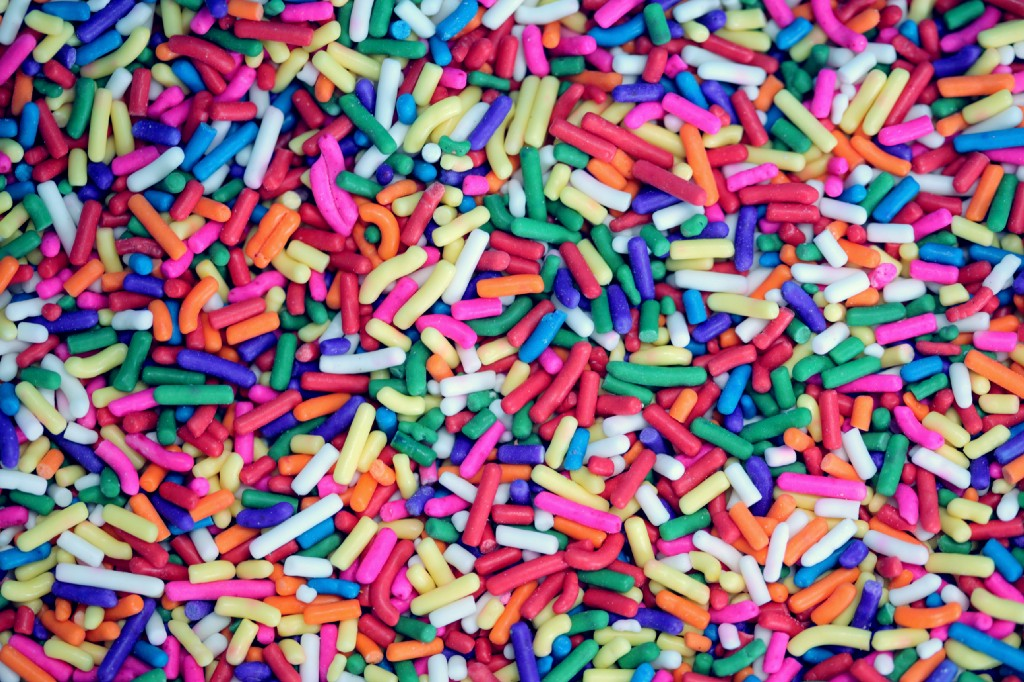
#> input picture candies.jpg, 1024 x 682 px
$ python colorRange.py
#> lines starting #> are read from the running program, lines starting #| are printed output that depends on the picture; after the words box and inside, x2 and y2 are one past the last pixel; in counts of white or black regions, pixels touching at a corner belong together
import cv2 as cv

global src, src_hsv


def on_hue_changed(_=None):
    lower_hue = cv.getTrackbarPos('Lower', 'Color Range')
    upper_hue = cv.getTrackbarPos('Upper', 'Color Range')
    lowerb = (lower_hue, 100, 0)  # hsv
    upperb = (upper_hue, 255, 255)
    mask = cv.inRange(src_hsv, lowerb, upperb)

    mask = cv.cvtColor(mask, cv.COLOR_GRAY2BGR)

    dst = cv.bitwise_and(src, mask)

    cv.imshow('Color Range', dst)


def main():
    global src, src_hsv

    src = cv.imread('candies.jpg', cv.IMREAD_COLOR)
#> src is the input picture: shape (682, 1024, 3); mean B, G, R 127.9, 108.3, 143.9
    src = cv.resize(src, (0, 0), fx=0.6, fy=0.6, interpolation=cv.INTER_NEAREST)
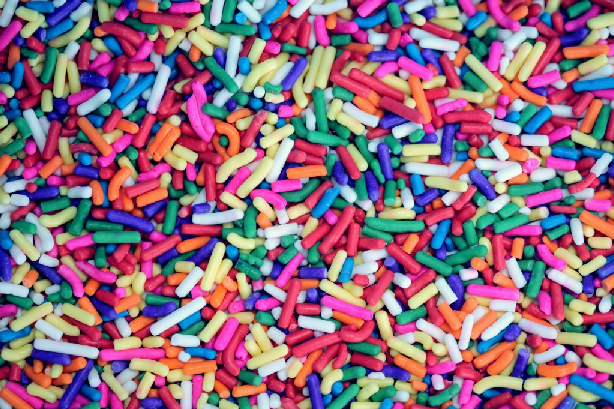
#> src: shape (409, 614, 3); mean B, G, R 127.9, 108.3, 143.9
    src_hsv = cv.cvtColor(src, cv.COLOR_BGR2HSV)
#> src_hsv: shape (409, 614, 3); mean H, S, V 101.8, 155.1, 178.5

    cv.imshow('src', src)

    cv.namedWindow('Color Range')
    cv.createTrackbar('Lower', 'Color Range', 40, 179, on_hue_changed)
    cv.createTrackbar('Upper', 'Color Range', 80, 179, on_hue_changed)
    on_hue_changed(0)
#> in on_hue_changed, `mask = cv.inRange(src_hsv, lowerb, upperb)`:
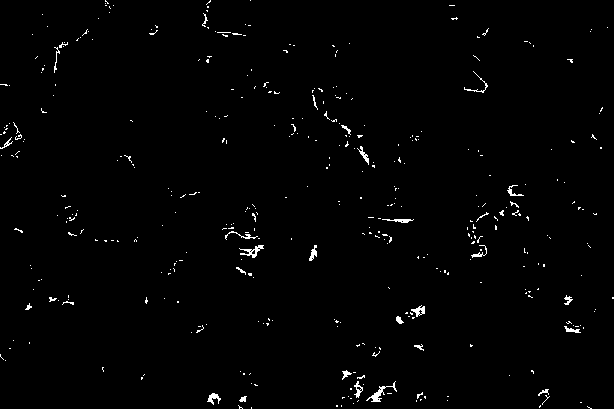
#> mask: shape (409, 614); 1.2% white in thin lines or dots
#> in on_hue_changed, `mask = cv.cvtColor(mask, cv.COLOR_GRAY2BGR)`: mask: shape (409, 614, 3); 1.2% white in thin lines or dots
#> in on_hue_changed, `dst = cv.bitwise_and(src, mask)`:
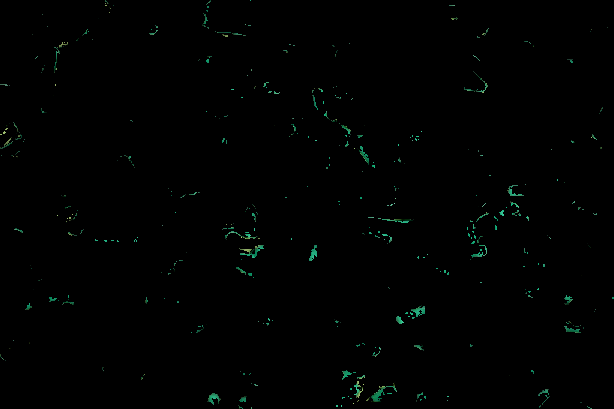
#> dst: shape (409, 614, 3); mean B, G, R 1, 1.5, 0.5

    cv.waitKey()
    cv.destroyAllWindows()


main()
